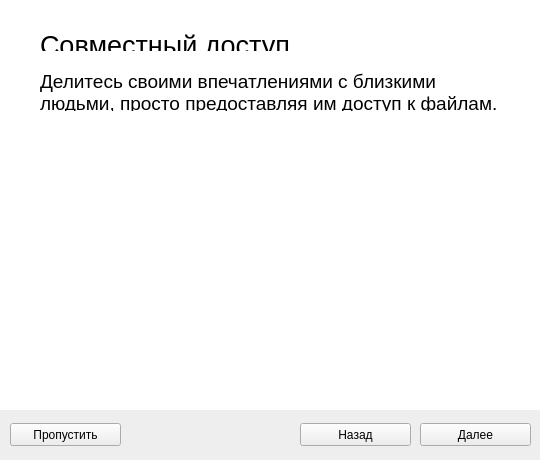
<?xml version="1.0" encoding="UTF-8"?>
<ui version="4.0">
 <class>TutorialMacStep3</class>
 <widget class="QWidget" name="TutorialMacStep3">
  <property name="geometry">
   <rect>
    <x>0</x>
    <y>0</y>
    <width>540</width>
    <height>460</height>
   </rect>
  </property>
  <property name="minimumSize">
   <size>
    <width>540</width>
    <height>460</height>
   </size>
  </property>
  <property name="maximumSize">
   <size>
    <width>540</width>
    <height>460</height>
   </size>
  </property>
  <property name="windowTitle">
   <string>Настройка МТС Диска</string>
  </property>
  <property name="autoFillBackground">
   <bool>false</bool>
  </property>
  <property name="styleSheet">
   <string notr="true">background-color: rgb(255, 255, 255);</string>
  </property>
  <widget class="QLabel" name="label_2">
   <property name="geometry">
    <rect>
     <x>40</x>
     <y>70</y>
     <width>471</width>
     <height>41</height>
    </rect>
   </property>
   <property name="font">
    <font>
     <pointsize>14</pointsize>
    </font>
   </property>
   <property name="text">
    <string>&lt;html&gt;&lt;head/&gt;&lt;body&gt;&lt;p&gt;Делитесь своими впечатлениями с близкими людьми, просто предоставляя им доступ к файлам.&lt;/p&gt;&lt;/body&gt;&lt;/html&gt;</string>
   </property>
   <property name="alignment">
    <set>Qt::AlignLeading|Qt::AlignLeft|Qt::AlignTop</set>
   </property>
   <property name="wordWrap">
    <bool>true</bool>
   </property>
  </widget>
  <widget class="QLabel" name="label_3">
   <property name="geometry">
    <rect>
     <x>30</x>
     <y>160</y>
     <width>481</width>
     <height>260</height>
    </rect>
   </property>
   <property name="text">
    <string>&lt;html&gt;&lt;head/&gt;&lt;body&gt;&lt;p&gt;&lt;img src=&quot;:/tutorial_mac_step3.tiff&quot;/&gt;&lt;/p&gt;&lt;/body&gt;&lt;/html&gt;</string>
   </property>
   <property name="alignment">
    <set>Qt::AlignCenter</set>
   </property>
  </widget>
  <widget class="QLabel" name="label">
   <property name="geometry">
    <rect>
     <x>40</x>
     <y>30</y>
     <width>471</width>
     <height>21</height>
    </rect>
   </property>
   <property name="font">
    <font>
     <pointsize>20</pointsize>
    </font>
   </property>
   <property name="text">
    <string>&lt;html&gt;&lt;head/&gt;&lt;body&gt;&lt;p&gt;Совместный доступ&lt;/p&gt;&lt;/body&gt;&lt;/html&gt;</string>
   </property>
   <property name="wordWrap">
    <bool>false</bool>
   </property>
  </widget>
  <widget class="QWidget" name="widget" native="true">
   <property name="geometry">
    <rect>
     <x>0</x>
     <y>410</y>
     <width>541</width>
     <height>51</height>
    </rect>
   </property>
   <property name="styleSheet">
    <string notr="true">background-color: rgb(238, 238, 238);</string>
   </property>
   <widget class="QPushButton" name="nextButton">
    <property name="geometry">
     <rect>
      <x>420</x>
      <y>13</y>
      <width>111</width>
      <height>23</height>
     </rect>
    </property>
    <property name="text">
     <string>Далее</string>
    </property>
   </widget>
   <widget class="QPushButton" name="cancelButton">
    <property name="geometry">
     <rect>
      <x>10</x>
      <y>13</y>
      <width>111</width>
      <height>23</height>
     </rect>
    </property>
    <property name="text">
     <string>Пропустить</string>
    </property>
   </widget>
   <widget class="QPushButton" name="backButton">
    <property name="geometry">
     <rect>
      <x>300</x>
      <y>13</y>
      <width>111</width>
      <height>23</height>
     </rect>
    </property>
    <property name="text">
     <string>Назад</string>
    </property>
   </widget>
  </widget>
 </widget>
 <resources/>
 <connections/>
</ui>
